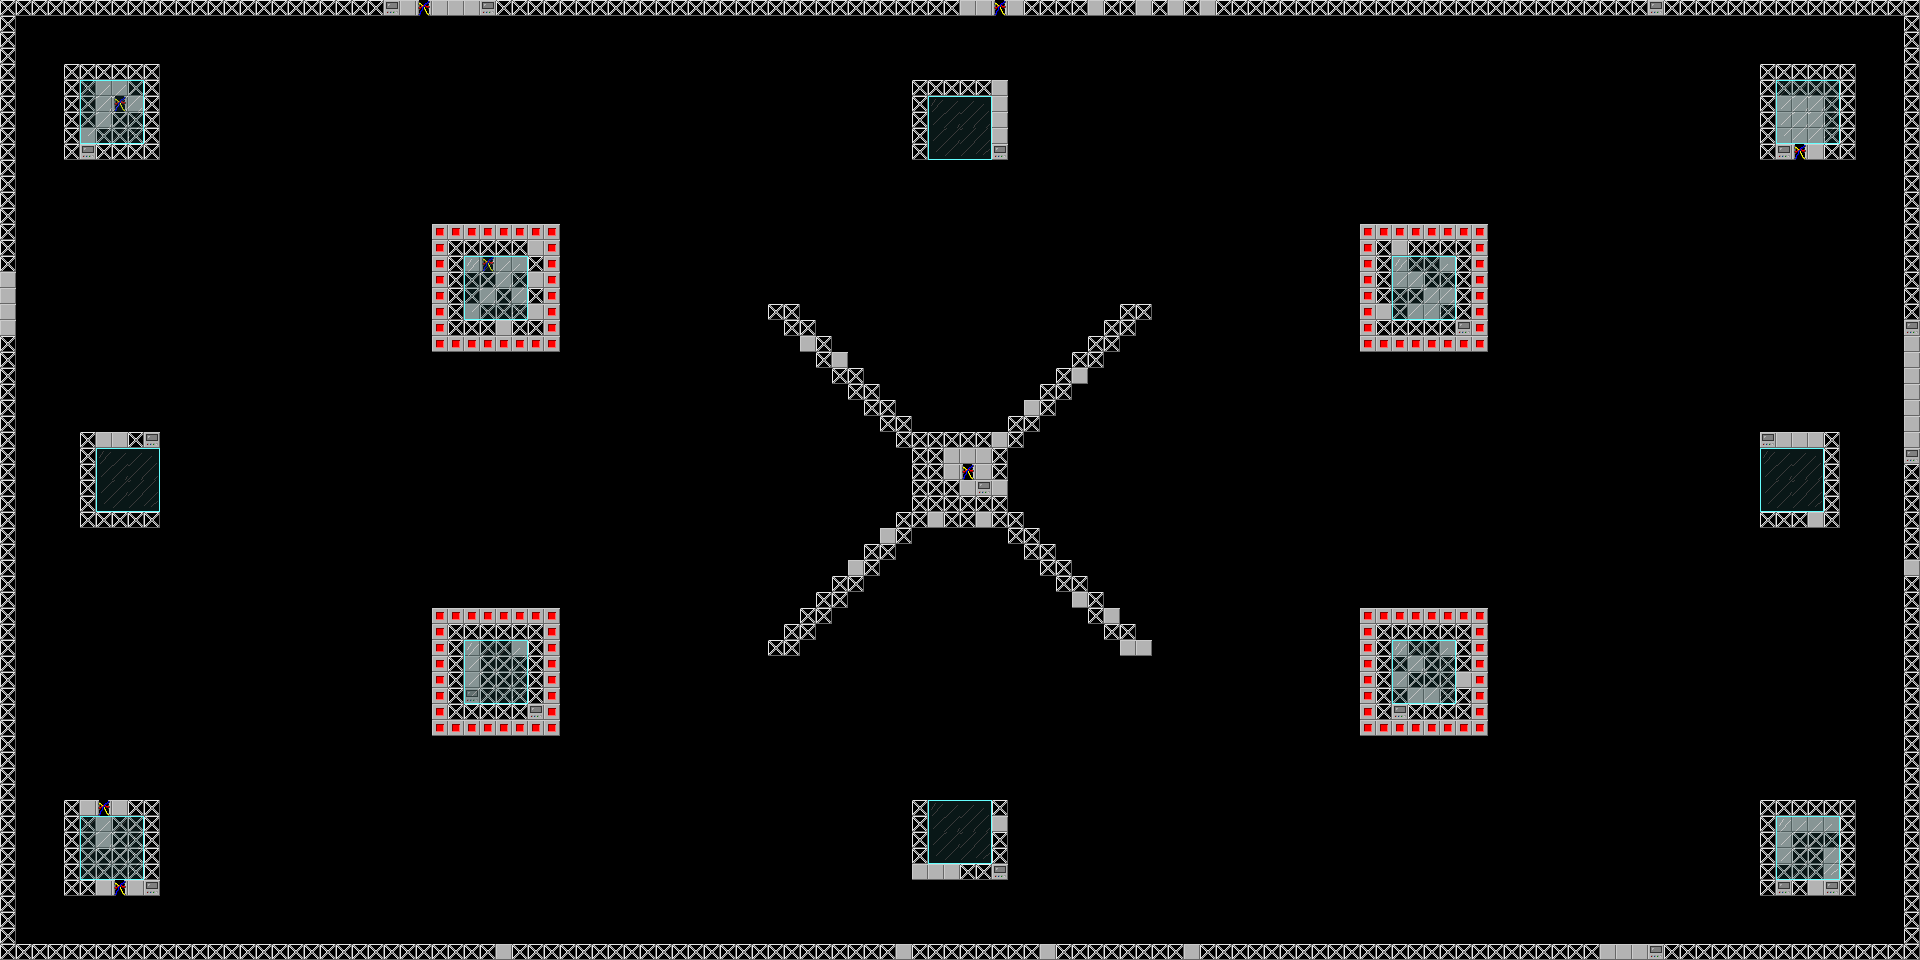

Tiled map render using the project's own tile images. Description and the map definition, with tile-layer contents summarised, below:
An orthogonal 120x60 tile map with 16x16 px tiles, 2 tile layers (background, foreground), 2 tilesets and 4 objects.

<map version="1.0" orientation="orthogonal" renderorder="right-down" width="120" height="60" tilewidth="16" tileheight="16" nextobjectid="5">
 <tileset firstgid="1" name="structure" tilewidth="16" tileheight="16" tilecount="6" columns="3">
  <image source="structure.png" width="48" height="32" />
 </tileset>
 <tileset firstgid="7" name="above" tilewidth="16" tileheight="16" tilecount="9" columns="3">
  <image source="above.png" width="48" height="48" />
 </tileset>
 <layer name="background" width="120" height="60">
  <data>[7200 cells, 796 non-empty, 5 distinct tile ids]</data>
 </layer>
 <objectgroup name="spawn">
  <object id="1" x="120" y="480" rotation="90" />
  <object id="2" x="960" y="120" rotation="180" />
  <object id="3" x="1800" y="480" rotation="-90" />
  <object id="4" x="960" y="840" />
 </objectgroup>
 <layer name="foreground" width="120" height="60">
  <data>[7200 cells, 312 non-empty, 10 distinct tile ids]</data>
 </layer>
</map>
